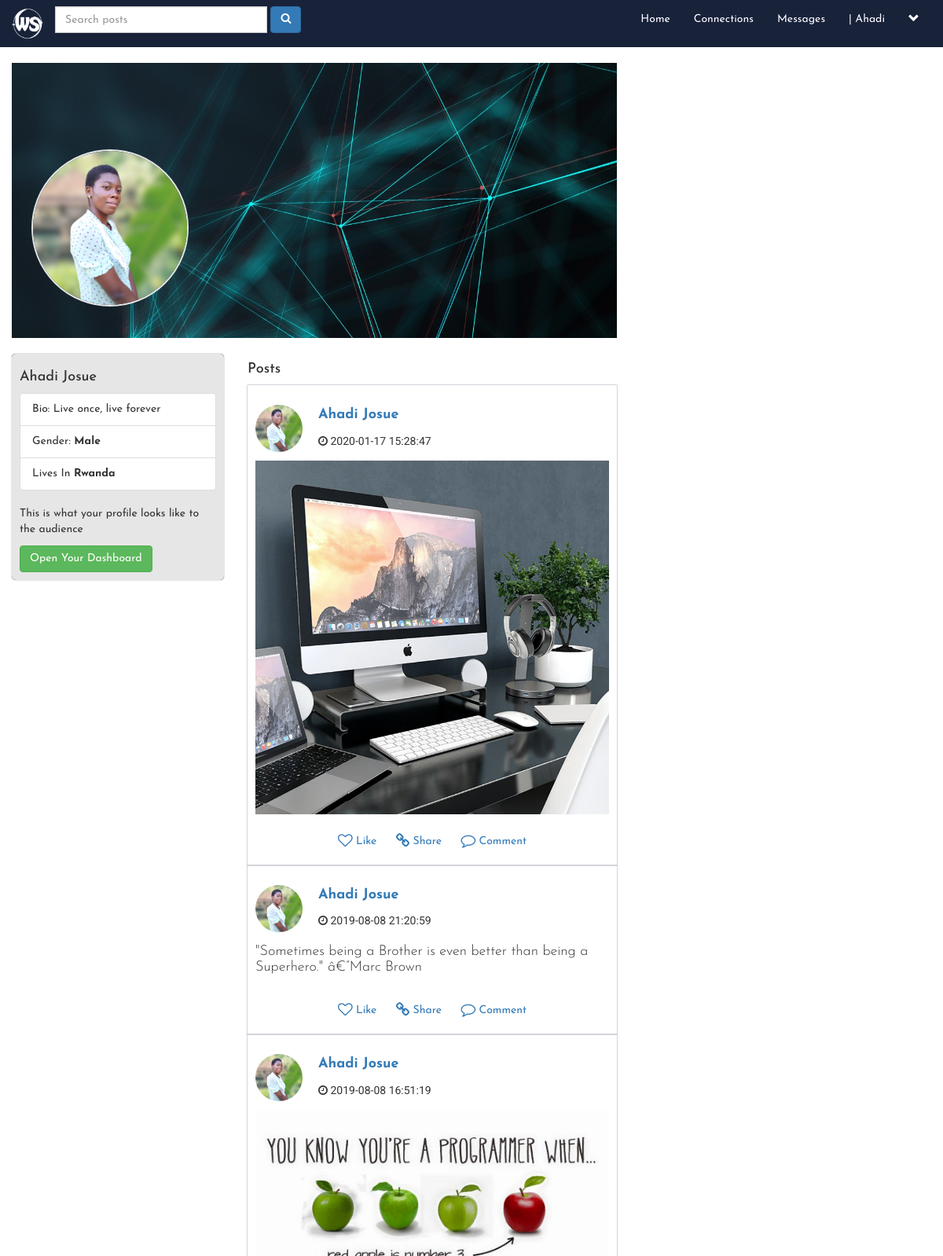
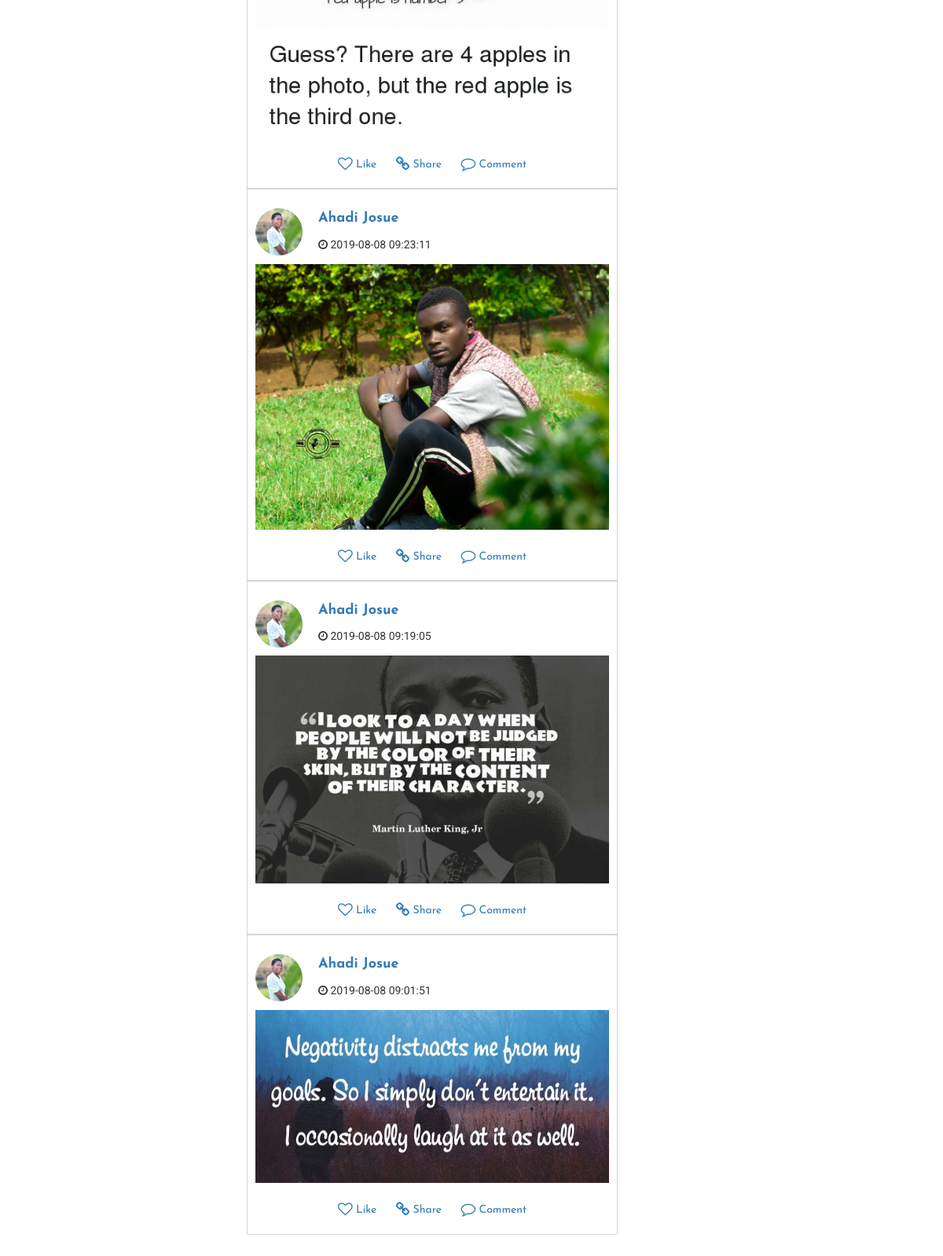
/user_profile.php?u_id=1 (signed in), run on the app's committed database (2 pictures, top to bottom).
### tables this page shows
CREATE TABLE `users` (
  `user_id` int(11) NOT NULL,
  `f_name` text NOT NULL,
  `l_name` text NOT NULL,
  `user_name` text NOT NULL,
  `describe_user` varchar(255) NOT NULL,
  `Relationship` text NOT NULL,
  `user_pass` varchar(255) NOT NULL,
  `user_email` varchar(255) NOT NULL,
  `user_country` text NOT NULL,
  `user_gender` text NOT NULL,
  `user_birthday` text NOT NULL,
  `user_image` varchar(255) NOT NULL,
  `user_cover` varchar(255) NOT NULL,
  `user_reg_date` timestamp NOT NULL DEFAULT current_timestamp(),
  `status` text NOT NULL,
  `posts` text NOT NULL,
  `recovery_account` varchar(255) NOT NULL
);

CREATE TABLE `posts` (
  `post_id` int(11) NOT NULL,
  `user_id` int(11) NOT NULL,
  `post_content` varchar(255) NOT NULL,
  `upload_image` varchar(255) NOT NULL,
  `post_date` timestamp NOT NULL DEFAULT current_timestamp()
);

### user_profile.php (the view, shortened to what this page needs)
<!DOCTYPE html>
<html lang="en">
<head>
    <link rel="stylesheet" href="https://cdnjs.cloudflare.com/ajax/libs/font-awesome/4.7.0/css/font-awesome.min.css">
    <link rel="stylesheet" href="https://maxcdn.bootstrapcdn.com/bootstrap/3.3.7/css/bootstrap.min.css">
    <link rel="stylesheet" href="css/main.css">
</head>
<?php
	include("includes/header.php");
?>
<body>
    <div class="row container-fluid">
        <div class="col-sm-8">
        <?php
            global $con;
            if (isset($_GET['u_id'])) {
                $u_id = $_GET['u_id'];
                $user = "select * from users where user_id='$u_id' AND posts='yes'";
                $run_user = mysqli_query($con, $user);
                $row_user = mysqli_fetch_array($run_user);
                $user_cover = $row_user['user_cover'];
                $user_image = $row_user['user_image'];
            }
			echo"
			<div class='profile'>
				<div class='cover-img'>
					<img src='cover/$user_cover' title='Cover Photo'>
				</div>
				<form action='profile.php?u_id=$user_id' method='post' enctype='multipart/form-data'>
					<ul class='nav pull-left' id='cover'>
						<li class='dropdown'>
							<div class='dropdown-menu'>
								<center>
									<p><strong>Select Photo</strong> to upload <br> <strong>Save</strong> to update cover</p>
									<label>Select Cover
									<input type='file' name='u_cover'/>
									</label>
									<button name='submit' class='btn btn-primary text-1'>Save</button>
								</center>
							</div>
						</li>
					</ul>
				</form>
			</div>
			<div id='profile'>
				<img src='users/$user_image'>
			</div>
            ";
        ?>
        </div>
        <div class="col-sm-3">
        </div>
    </div><br>
    <div class="row container-fluid">
    <?php
        if (isset($_GET['u_id'])) {
            $u_id = $_GET['u_id'];
        }
        if ($u_id < 0 || $u_id == "") {
            echo "<script>window.open('home.php', '_self')</script>";
        }
        else {
    ?>
    <?php
        if (isset($_GET['u_id'])) {
            global $con;
        }
    ?>
    <?php
        if (isset($_GET['u_id'])) {
            global $con;
            $user_id = $_GET['u_id'];
            $select = "select * from users where user_id='$user_id'";
            $run = mysqli_query($con, $select);
            $row = mysqli_fetch_array($run);
            $f_name = $row['f_name'];
            $l_name = $row['l_name'];
            $describe_user = $row['describe_user'];
            $country = $row['user_country'];
            $gender = $row['user_gender'];
            echo "
                    <div class='col-sm-3'>
                    <div class='user-profile'>
                        <h4>$f_name $l_name</h4>
                        <ul class='list-group'>
                            <li class='list-group-item' title='Bio'>Bio: <strong'>$describe_user</strong'></li>
                            <li class='list-group-item' title='Gender'>Gender: <strong>$gender</strong></li>
                            <li class='list-group-item' title='Country'>Lives In <strong>$country</strong></li>
                        </ul>
            ";
                        $user = $_SESSION['user_email'];
                        $get_user = "select * from users where user_email='$user'";
                        $run_user = mysqli_query($con, $get_user);
                        $row = mysqli_fetch_array($run_user);
                        $userown_id = $row['user_id'];
                        if ($user_id == $userown_id) {
                            echo "<p>This is what your profile looks like to the audience</p>";
                            echo "<a href='profile.php?u_id=$userown_id' class='btn btn-success'>Open Your Dashboard</a>";
                        }
                        else {
                            echo "<a href='messages.php?u_id=$user_id' class='btn btn-primary'>Message</a>";
                        }
                echo "
                    </div>
                    </div>
                    ";
        }
    ?>
        <div class="col-sm-5">
            <div class="">
                <h4>Posts</h4>
            </div>
            <?php
            global $con;
            if (isset($_GET['u_id'])) {
                $u_id = $_GET['u_id'];
            }
            $get_posts = "select * from posts where user_id='$u_id' ORDER by 1 DESC";
            $run_posts = mysqli_query($con, $get_posts);
            while ($row_posts = mysqli_fetch_array($run_posts)) {
                $post_id = $row_posts['post_id'];
                $user_id = $row_posts['user_id'];
                $content = $row_posts['post_content'];
                $upload_image = $row_posts['upload_image'];
                $post_date = $row_posts['post_date'];
                $user = "select * from users where user_id='$user_id' AND posts='yes'";
                $run_user = mysqli_query($con, $user);
                $row_user = mysqli_fetch_array($run_user);
                $f_name = $row_user['f_name'];
                $l_name = $row_user['l_name'];
                $user_image = $row_user['user_image'];
                if ($content=="No" && strlen($upload_image) >= 1) {
                    echo "
                    <div id='posts' class='col-sm-5'>
                        <div class='row'>
                            <div class='col-sm-2'>
                                <img src='users/$user_image' class='img-circle'></<img>
                            </div>
                            <div id='postedby' class='col-sm-6'>
                                <p><a href='user_profile.php?u_id=$user_id'>$f_name $l_name</a></p>
                                <p><i class='fa fa-clock-o'></i> $post_date</p>
                            </div>
                        </div>
                        <div class='row'>
                            <div class='col-sm-12'>
                                <img id='posts-img' src='uploads/images/$upload_image'>
                            </div>
                        </div>
                        <div class='post-footer'>
                            <a href='#' class='text-dark'><i class='fa fa-heart-o fa-lg'></i> Like</a>
                            <a href='#' class='text-dark'><i class='fa fa-link fa-lg'></i> Share</a>
                            <a href='single.php?post_id=$post_id' class='text-dark'><i class='fa fa-comment-o fa-lg'></i> Comment</a>
                        </div>
                    </div><br><br>
                   ";
                }
                else if(strlen($content) >= 1 && strlen($upload_image) >= 1) {
                    echo "
                    <div id='posts' class='col-sm-5'>
                        <div class='row'>
                            <div class='col-sm-2'>
                                <img src='users/$user_image' class='img-circle'></<img>
                            </div>
                            <div id='postedby' class='col-sm-6'>
                                <p><a href='user_profile.php?u_id=$user_id'>$f_name $l_name</a></p>
                                <p><i class='fa fa-clock-o'></i> $post_date</p>
                            </div>
                        </div>
                        <div class='row'>
                            <div class='col-sm-12'>
                                <img id='posts-img' src='uploads/images/$upload_image'>
                            </div>
                        </div>
                        <div class='post-footer'>
                            <a href='#' class='text-dark'><i class='fa fa-heart-o fa-lg'></i> Like</a>
                            <a href='#' class='text-dark'><i class='fa fa-link fa-lg'></i> Share</a>
                            <a href='single.php?post_id=$post_id' class='text-dark'><i class='fa fa-comment-o fa-lg'></i> Comment</a>
                        </div>
                    </div><br><br>
                    ";
                }
                else {
                    echo "
                        <div id='posts' class='col-sm-6'>
                            <div class='row'>
                                <div class='col-sm-2'>
                                    <img src='users/$user_image' class='img-circle'></img>
                                </div>
                                <div id='postedby' class='col-sm-6'>
                                    <p><a href='user_profile.php?u_id=$user_id'>$f_name $l_name</a></p>
                                    <p><i class='fa fa-clock-o'></i> $post_date</p>
                                </div>
                            </div>
                            <div class='row'>
                                <div class='col-sm-12'>
                                    <h4><p>$content</p></h4>
                                </div>
                            </div>
                            <div class='post-footer'>
                                <a href='#' class='text-dark'><i class='fa fa-heart-o fa-lg'></i> Like</a>
                                <a href='#' class='text-dark'><i class='fa fa-link fa-lg'></i> Share</a>
                                <a href='single.php?post_id=$post_id' class='text-dark'><i class='fa fa-comment-o fa-lg'></i> Comment</a>
                            </div>
                        </div><br><br>
                    ";
                }
            }
            ?>
        </div>
        <div class="col-sm-3">
        </div>
    </div><br><br>
    <?php   } ?>
</body>
</html>

### includes/header.php (shortened to what this page needs)
<?php
include("functions/functions.php");
?>
<nav class="navbar navbar-default">
	<div class="container-fluid">
		<div class="navbar-header">
			<h5 class="my-0 mr-md-auto font-weight-normal"><a class="header-logo text-dark" href="home.php"><img
						class="logo" src="./images/header-logo.png"></a></h5>
		</div>
		<div class="collapse navbar-collapse" id="bs-example-navbar-collapse-1">
			<ul class="nav navbar-nav navbar-left" id="left-nav">
				<li class="dropdown">
					<form class="navbar-form navbar-left" method="get" action="results.php">
						<div class="form-group input-group">
							<input type="text" class="form-control" name="user_query" placeholder="Search posts" size="32">
						</div>
						<button type="submit" class="btn btn-small btn-primary" name="search"><i class="fa fa-search"></i></button>
					</form>
				</li>
			</ul>
			<ul class="nav navbar-nav navbar-right" id="right-nav">
				<?php
				$user = $_SESSION['user_email'];
				$get_user = "select * from users where user_email='$user'";
				$run_user = mysqli_query($con,$get_user);
				$row=mysqli_fetch_array($run_user);
				$user_id = $row['user_id'];
				$first_name = $row['f_name'];
				$user_posts = "select * from posts where user_id='$user_id'";
				$run_posts = mysqli_query($con,$user_posts);
				$posts = mysqli_num_rows($run_posts);
			?>
				<li><a class="text-white" href="home.php">Home</a></li>
				<li><a class="text-white" href="members.php">Connections</a></li>
				<li><a class="text-white" href="messages.php?u_id=new">Messages</a></li>
				<li id="user-name">
					<a class="text-white" href='profile.php?<?php echo "u_id=$user_id" ?>'>| <?php echo "$first_name"; ?></a>
				</li>
				<?php
				echo"
				<li class='dropdown'>
					<a class='text-white' style='background:none' href='#' class='dropdown-toggle' data-toggle='dropdown' role='button' aria-haspopup='true' aria-expanded='false'><span><i class='glyphicon glyphicon-chevron-down'></i></span></a>
					<ul class='dropdown-menu'>
						<li>
							<a href='profile.php?u_id=$user_id'>Your Posts <span class='badge badge-secondary'>$posts</span></a>
						</li>
						<li>
							<a href='account_settings.php?u_id=$user_id'>Settings</a>
						</li>
						<li role='separator' class='divider'></li>
						<li>
							<a href='logout.php'>Logout</a>
						</li>
					</ul>
				</li>
				";
			?>
			</ul>
		</div>
	</div>
</nav>

### css/main.css (style rules this page uses)
* { box-sizing: border-box; margin: 0; padding: 0; font-family: 'Josefin Sans', sans-serif; }
body { overflow-x: hidden; }
.navbar { background-color: #18233a; border: 0; -webkit-border-radius: 0 !important; -moz-border-radius: 0 !important; -o-border-radius: 0 !important; border-radius: 0 !important; margin-top: 0; margin-right: 0; margin-left: 0; padding-right: 0; padding-left: 0; }
a.text-white { color: #fff !important; font-weight: normal; text-shadow: 0px 0px 1px #000036; }
a.header-logo { text-decoration: none !important; }
.header-logo img { width: 40px; height: 40px; }
img#posts-img { margin-top: 5px; width: 100%; height: auto; cursor: pointer; }
#posts { box-shadow: 0px 0px 1px #000036; padding: 10px; padding-top: 25px; width: 100%; }
#posts .row:nth-child(1) { cursor: pointer; }
#posts #postedby p a { font-size: 18px; font-weight: bold; }
#posts #postedby p:nth-child(2) { font-size: 14px; font-family: 'Roboto', sans-serif; }
#posts h4 { font-weight: 300; }
.post-footer { text-align: center; margin: 20px auto 10px; padding-top: 5px; }
.post-footer a { margin: auto 10px; text-decoration: none; }
.img-circle { width: 60px; height: 60px; }
.cover-img img { width: 100%; height: 350px; object-fit: cover; object-position: center; cursor: all-scroll; }
#profile { position: absolute; top: 110px; left: 40px; }
#profile img { width: 200px; height: 200px; border-radius: 100%; border: 2px solid #e6e6e6 }
.user-profile { background-color: #E6E6E6; box-shadow: 0px 0px 1px #000036; padding: 10px; border-radius: 5px; }

### data on the page
users: f_name "Ahadi", user_cover (picture), user_image (picture), l_name "Josue", describe_user "Live once, live forever", user_gender "Male", user_country "Rwanda"
posts: user.user_image (picture), user.f_name "Ahadi", user.l_name "Josue", post_date "2020-01-17 15:28:47", upload_image (picture)
posts: user.user_image (picture), user.f_name "Ahadi", user.l_name "Josue", post_date "2019-08-08 21:20:59", post_content "\"Sometimes being a Brother is even better than being a Superhero.\" â€”Marc Brown"
posts: user.user_image (picture), user.f_name "Ahadi", user.l_name "Josue", post_date "2019-08-08 16:51:19", upload_image (picture)
posts: user.user_image (picture), user.f_name "Ahadi", user.l_name "Josue", post_date "2019-08-08 09:23:11", upload_image (picture)
posts: user.user_image (picture), user.f_name "Ahadi", user.l_name "Josue", post_date "2019-08-08 09:19:05", upload_image (picture)
posts: user.user_image (picture), user.f_name "Ahadi", user.l_name "Josue", post_date "2019-08-08 09:01:51", upload_image (picture)
